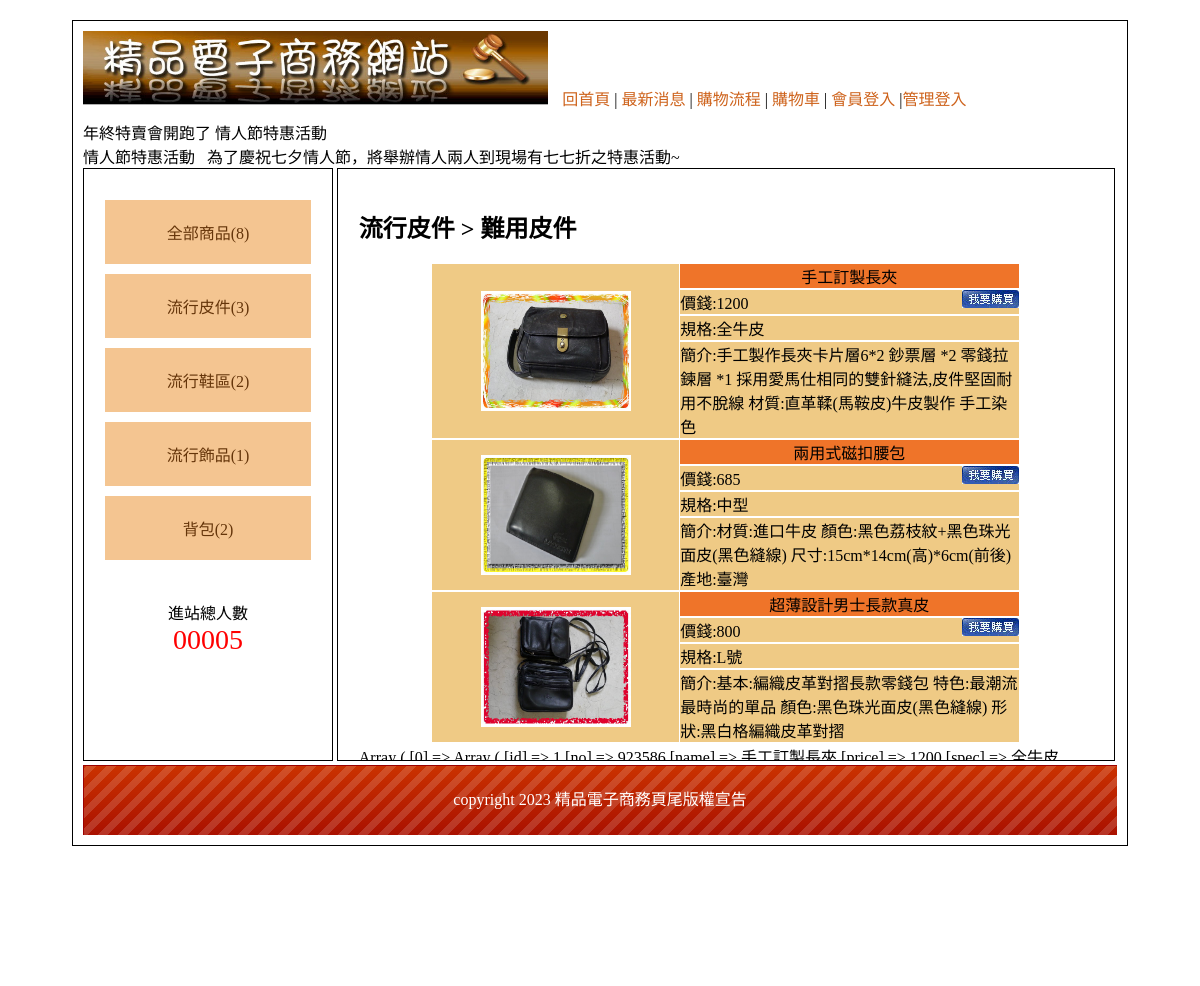
The page /?type=5 on the database its author committed.
### tables this page shows
CREATE TABLE `types` (
  `id` int(10) UNSIGNED NOT NULL,
  `name` text NOT NULL,
  `big` int(10) UNSIGNED NOT NULL
);

CREATE TABLE `goods` (
  `id` int(10) UNSIGNED NOT NULL,
  `no` text NOT NULL,
  `name` text NOT NULL,
  `price` int(10) UNSIGNED NOT NULL,
  `spec` text NOT NULL,
  `stock` int(10) UNSIGNED NOT NULL,
  `img` text NOT NULL,
  `intro` text NOT NULL,
  `big` int(10) UNSIGNED NOT NULL,
  `mid` int(10) UNSIGNED NOT NULL,
  `sh` int(1) UNSIGNED NOT NULL
);

CREATE TABLE `bottoms` (
  `id` int(10) UNSIGNED NOT NULL,
  `bottom` text NOT NULL
);

### base.php (called while the page is built, shortened)
<?php
include_once __DIR__ . "/controller/Bottom.php";
include_once __DIR__ . "/controller/Type.php";
$Bottom=new Bottom;
$Type=new Type;
$Goods=new Goods;

### controller/DB.php (called while the page is built, shortened)
<?php
class DB{
    protected $table;
    protected $dsn="mysql:host=localhost;charset=utf8;dbname=db25";
    protected $pdo;
    function __construct($table)
    {
        $this->table=$table;
        $this->pdo=new PDO($this->dsn,'root','');
    }
    function all(...$arg){
        $sql="select * from $this->table ";
        $sql=$this->sql_all($sql,...$arg);
        return $this->pdo->query($sql)->fetchAll(PDO::FETCH_ASSOC);
    }
    function find($arg){
        $sql="select * from $this->table ";
        $sql=$this->sql_one($sql,$arg);
        return $this->pdo->query($sql)->fetch(PDO::FETCH_ASSOC);
    }
    function count(...$arg){
        $sql="select count(*) from $this->table ";
        $sql=$this->sql_all($sql,...$arg);
        return $this->pdo->query($sql)->fetchColumn();
    }
    protected function sql_all($sql,...$arg){
        if(isset($arg[0])){
            if(is_array($arg[0])){
                $tmp=$this->a2s($arg[0]);
                $sql=$sql . " where " .join(" && ",$tmp);
            }else{
                $sql=$sql . $arg[0];
            }
        }
        return $sql;
    }
    protected function sql_one($sql,$arg){
        if(is_array($arg)){
            $tmp=$this->a2s($arg);
            $sql=$sql . " where " . join(" && ",$tmp);
        }else{
            $sql=$sql . " where `id`='$arg'";
        }
        return $sql;
    }
    protected function a2s($array){
        foreach ($array as $key => $value) {
            if($key!='id'){
                $tmp[]="`$key`='$value'";
            }
        }
        return $tmp;
    }
}

### controller/Type.php (called while the page is built, shortened)
<?php
include_once "DB.php";
class Type extends DB{
    function type($id){
        if($id!=0){
            $row=$this->find($id);
            $type=($row['big']==0)?'big':'mid';
        }else{
            $type="all";
        }
        return $type;
    }
    function nav($id){
        $type=$this->type($id);
        $nav='';
        switch($type){
            case "mid":
                $row=$this->find($id);
                $big=$this->find($row['big']);
                $nav=$big['name'] . " > ".$row['name'];
            break;
        }
        return $nav;
    }
    function items($id){
        $type=$this->type($id);
        switch($type){
            case "mid":
                $rows=(new Goods)->all(['mid'=>$id,'sh'=>1]);
            break;
        }
        return $rows;
    }
}

### controller/Bottom.php (called while the page is built, shortened)
<?php
include_once "DB.php";
class Bottom extends DB{
    function bot(){
        return $this->find(1)['bottom'];
    }
}

### index.php (the view, shortened to what this page needs)
<?php include_once "base.php";?>
<!DOCTYPE html PUBLIC "-//W3C//DTD XHTML 1.0 Transitional//EN" "http://www.w3.org/TR/xhtml1/DTD/xhtml1-transitional.dtd">
<html xmlns="http://www.w3.org/1999/xhtml">
<head>
    <link href="./css/css.css" rel="stylesheet" type="text/css">
</head>
<body>
    <div id="main">
        <div id="top">
            <a href="index.php">
                <img src="./icon/0416.jpg" style="width:45%">
            </a>
            <div style="padding:10px;display:inline-block">
                <a href="?">回首頁</a> |
                <a href="?do=news">最新消息</a> |
                <a href="?do=look">購物流程</a> |
                <a href="?do=buycart">購物車</a> |
                <?php
                    if(isset($_SESSION['user'])){
                    echo "<a href='./api/logout.php?do=user'>登出</a> |";
                    }else{
                    echo "<a href='?do=login'>會員登入</a> |";
                    }
                    if(isset($_SESSION['admin'])){
                    echo "<a href='backend.php'>返回管理</a>";
                    }else{
                    echo "<a href='?do=admin_login'>管理登入</a>";
                    }
                ?>
            </div>
            <marquee behavior="" direction="">年終特賣會開跑了 情人節特惠活動</marquee>
            情人節特惠活動 &nbsp; 為了慶祝七夕情人節，將舉辦情人兩人到現場有七七折之特惠活動~
        </div>
        <div id="left" class="ct">
            <div style="min-height:400px;">
                <a href="?type=0">全部商品(<?=$Goods->count(['sh'=>1]);?>)</a>
                <?php
                $bigs=$Type->all(['big'=>0]);
                foreach($bigs as $big){
                    echo "<div class='ww'>";
                    echo "<a href='?type={$big['id']}'>{$big['name']}({$Goods->count(['big'=>$big['id'],'sh'=>1])})</a>";
                    echo "</div>";
                }
                ?>
            </div>
            <span>
                <div>進站總人數</div>
                <div style="color:#f00; font-size:28px;">
                    00005 </div>
            </span>
        </div>
        <div id="right">
            <?php
            $do = $_GET['do'] ?? 'main';
            $table = ucfirst($do);
            $file = "./view/front/{$do}.php";
            if (isset($$table)) {
                $$table->front();
            } else if (file_exists($file)) {
                include $file;
            } else {
                include "./view/front/main.php";
            }
            ?>
        </div>
        <div id="bottom" style="line-height:70px;background:url(icon/bot.png); color:#FFF;" class="ct">
            <?=$Bottom->bot();?></div>
        </div>
</body>
</html>

### view/front/main.php (shortened to what this page needs)
<h2>
    <?php
    $type = $_GET['type'] ?? 0;
    echo $Type->nav($type); ?>
</h2>
<?php
$items = $Type->items($type);
foreach ($items as $item) {
?>
    <div class="block">
        <div class="pp ct">
            <a href='?do=intro&id=<?= $item['id']; ?>'>
                <img src="./upload/<?= $item['img']; ?>" alt="">
            </a>
        </div>
        <div class="pp">
            <div class="info tt ct"><?= $item['name']; ?></div>
            <div class="info pp">
                價錢:<?= $item['price']; ?>
                <a href="?do=buycart&id=<?= $item['id']; ?>&qt=1" style="float:right">
                    <img src="./icon/0402.jpg" alt="">
                </a>
            </div>
            <div class="info pp">
                規格:<?= $item['spec']; ?>
            </div>
            <div class="info pp">
                簡介:<?= $item['intro']; ?>
            </div>
        </div>
    </div>
<?php
}
?>
<div>
    <?php print_r($Type->items($type)); ?>
</div>

### css/css.css (style rules this page uses)
body { font-family:"微軟正黑體"; }
#main { width:1034px; padding:10px; margin:20px auto 20px auto; border:#000 solid 1px; min-height:768px; }
#top a { color:#CE631C; text-decoration:none; }
#left { display:inline-block; width:20%; padding:2%; min-height:550px; vertical-align:top; border:#000 1px solid; }
#left a { display:block; padding:20px 5px 20px 5px; text-decoration:none; background:#F4C591; margin:10px auto 10px auto; color:#65350A; }
.ct { text-align:center; }
#right { display:inline-block; width: 71%; padding:2%; height: 550px; border:#000 1px solid; overflow: auto; }
#bottom { height:70px; background:url(icon/bot.png); background-size:cover; }
.tt { background:#EF7429; }
.pp { background:#EFCA85; }

### view/front/main.php (style rules this page uses)
.block { width: 80%; margin: 2px auto; min-width: 150px; ; display: flex; }
.block>div:nth-child(1) { width: 40%; display: flex; justify-content: center; align-items: center; padding: 10px; }
.block>div:nth-child(1) img { width: 150px; height: 120px; }
.block>div:nth-child(2) { width: 60%; }
.block .info { border: 1px solid white; }
.block .info:nth-child(1) { border-top: none; }
.block .info:nth-child(4) { border-bottom: none; }

### rows shown on the page
types: name "流行皮件", count "3"
types: name "流行鞋區", id "2"
types: name "流行飾品", count "1"
types: name "背包", count "2"
goods: img (picture), name "手工訂製長夾", price "1200", spec "全牛皮", intro "手工製作長夾卡片層6*2 鈔票層 *2 零錢拉鍊層 *1 採用愛馬仕相同的雙針縫法,皮件堅固耐用不脫線 材質:直革鞣(馬鞍皮)牛皮製作 手工染色"
goods: img (picture), name "兩用式磁扣腰包", price "685", spec "中型", intro "材質:進口牛皮 顏色:黑色荔枝紋+黑色珠光面皮(黑色縫線) 尺寸:15cm*14cm(高)*6cm(前後) 產地:臺灣"
goods: img (picture), name "超薄設計男士長款真皮", price "800", spec "L號", intro "基本:編織皮革對摺長款零錢包 特色:最潮流最時尚的單品 顏色:黑色珠光面皮(黑色縫線) 形狀:黑白格編織皮革對摺"
bottoms: bottom "copyright 2023 精品電子商務頁尾版權宣告"

### other values the page prints
$Goods->count(['sh'=>1]) "8"
$Type->nav($type) "流行皮件 > 難用皮件"
